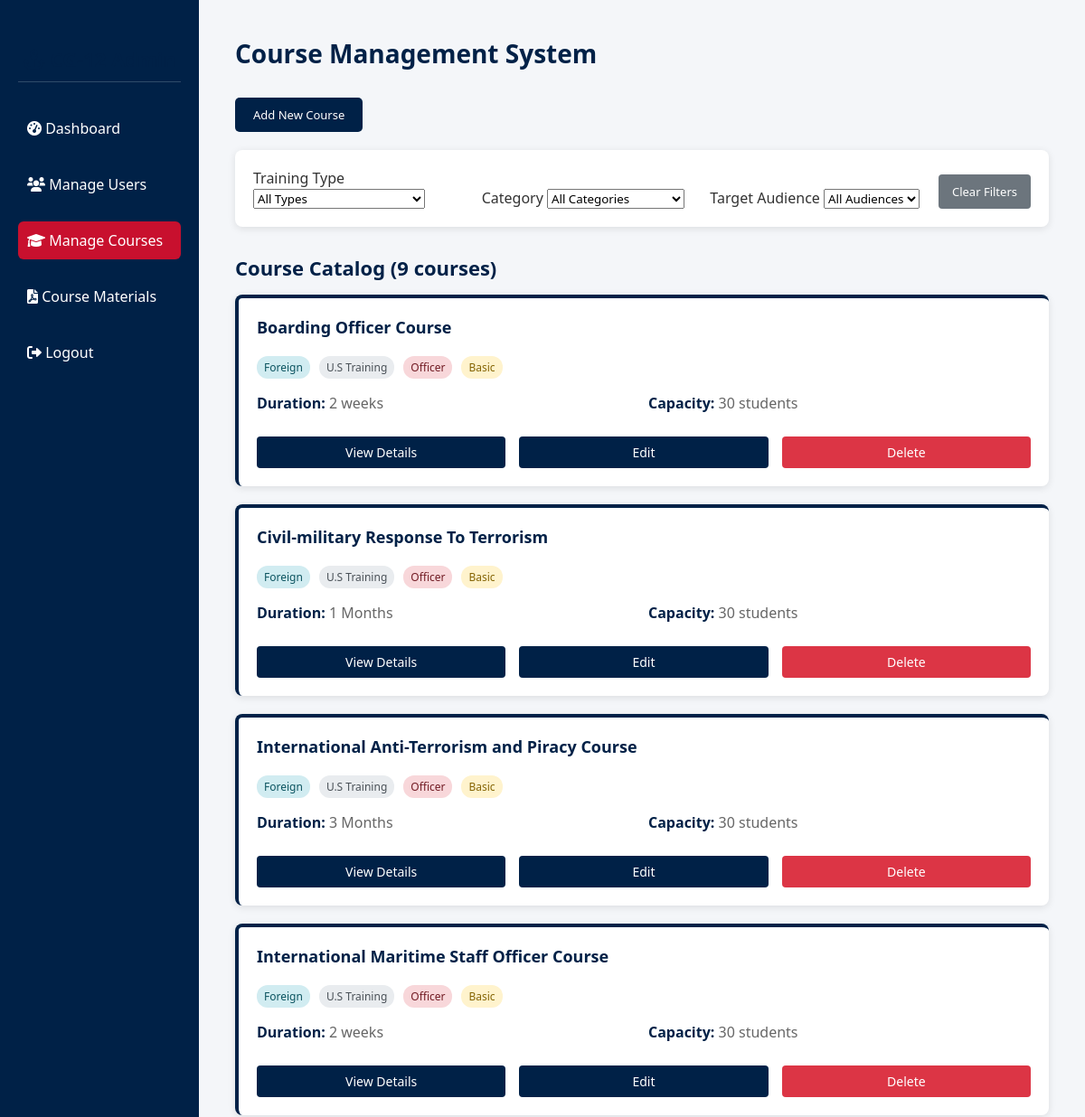
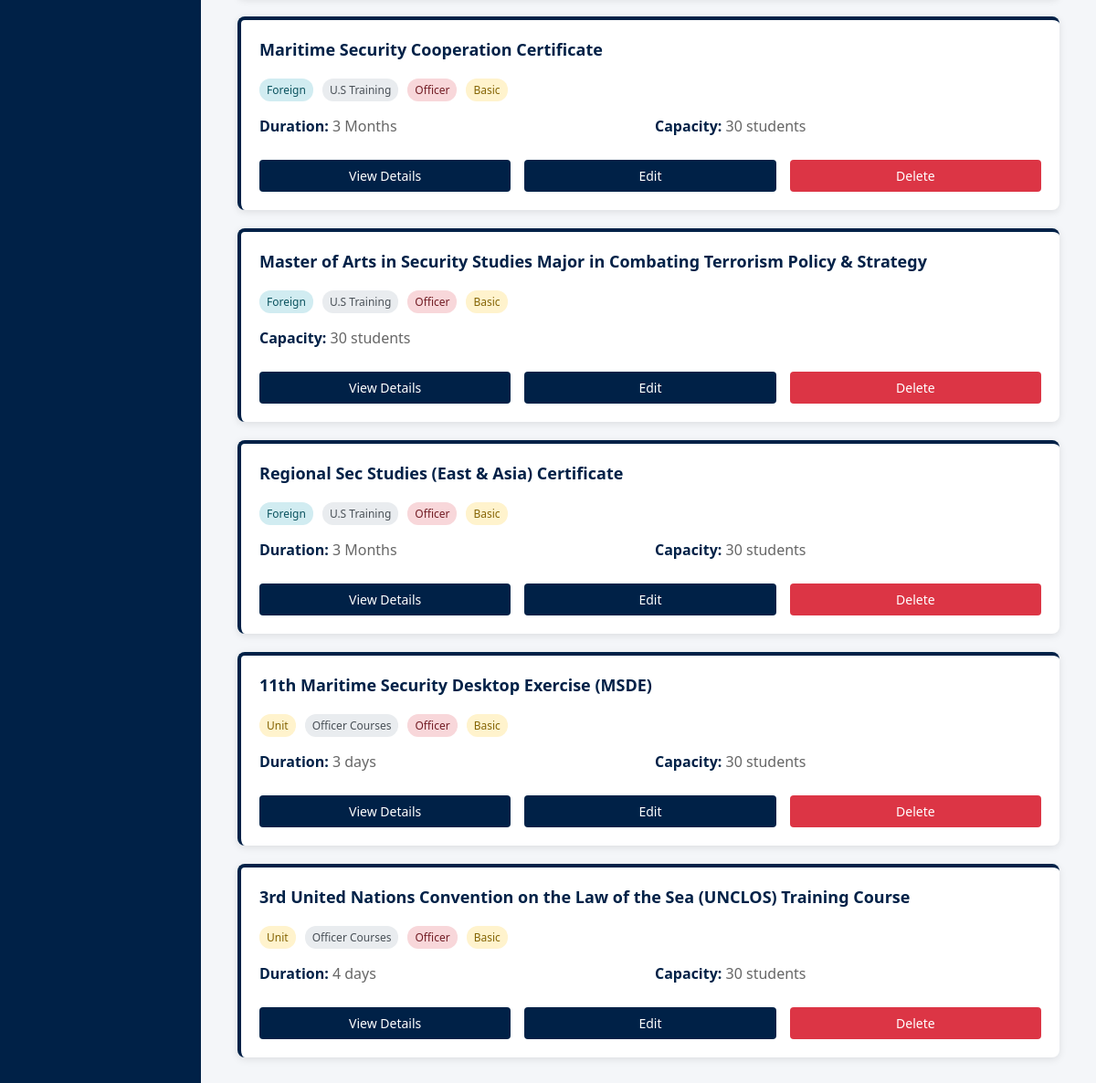
Page /manage-courses.php (signed in) on the committed database (2 pictures, top to bottom).
### tables this page shows
CREATE TABLE `courses` (
  `id` int(11) NOT NULL,
  `course_name` varchar(255) NOT NULL,
  `course_code` varchar(50) DEFAULT NULL,
  `training_type` enum('Local','Foreign','Unit') NOT NULL DEFAULT 'Local',
  `category` varchar(100) DEFAULT NULL,
  `subcategory` varchar(100) DEFAULT NULL,
  `target_audience` enum('Officer','Non-Officer','Both') NOT NULL DEFAULT 'Both',
  `course_level` enum('Basic','Intermediate','Advanced','Senior') DEFAULT 'Basic',
  `description` text DEFAULT NULL,
  `duration` varchar(100) DEFAULT NULL,
  `capacity` int(11) DEFAULT 30,
  `prerequisites` text DEFAULT NULL,
  `learning_objectives` text DEFAULT NULL,
  `course_outline` text DEFAULT NULL,
  `file_attachment` varchar(255) DEFAULT NULL,
  `status` enum('Active','Inactive','Pending') DEFAULT 'Active',
  `completion_status` enum('In Progress','Completed','Cancelled') DEFAULT NULL,
  `start_date` date DEFAULT NULL,
  `end_date` date DEFAULT NULL,
  `pass_date` date DEFAULT NULL,
  `instructor` varchar(255) DEFAULT NULL,
  `created_at` timestamp NOT NULL DEFAULT current_timestamp(),
  `updated_at` timestamp NOT NULL DEFAULT current_timestamp() ON UPDATE current_timestamp()
);

### manage-courses.php (the view, shortened to what this page needs)
<?php
include 'db.php';
$where_conditions = [];
$params = [];
$types = "";
$where_clause = !empty($where_conditions) ? "WHERE " . implode(" AND ", $where_conditions) : "";
$query = "SELECT * FROM courses $where_clause ORDER BY training_type, category, course_name";
if (!empty($params)) {
    $stmt = $conn->prepare($query);
    $stmt->bind_param($types, ...$params);
    $stmt->execute();
    $courses_result = $stmt->get_result();
} else {
    $courses_result = $conn->query($query);
}
?>
<!DOCTYPE html>
<html lang="en">
<head>
    <link rel="stylesheet" href="admin-style.css">
    <link rel="stylesheet" href="https://cdnjs.cloudflare.com/ajax/libs/font-awesome/6.0.0/css/all.min.css">
</head>
<body>
    <div class="sidebar">
        <h2><i class="fas fa-anchor"></i> CG-12 Admin</h2>
        <ul>
            <li><a href="admin-dashboard-enhanced.php"><i class="fas fa-tachometer-alt"></i> Dashboard</a></li>
            <li><a href="manage-users.php"><i class="fas fa-users"></i> Manage Users</a></li>
            <li><a href="manage-courses.php" class="active"><i class="fas fa-graduation-cap"></i> Manage Courses</a></li>
            <li><a href="course-materials.php"><i class="fas fa-file-pdf"></i> Course Materials</a></li>
            <li><a href="logout.php"><i class="fas fa-sign-out-alt"></i> Logout</a></li>
        </ul>
    </div>
    <div class="main-content">
        <header>
            <h1>Course Management System</h1>
        </header>
        <button class="toggle-form" onclick="toggleForm()">Add New Course</button>
        <div class="filters">
            <div class="filter-group">
                <label for="filter_type">Training Type</label>
                <select id="filter_type" onchange="applyFilters()">
                    <option value="">All Types</option>
                </select>
            </div>
            <div class="filter-group">
                <label for="filter_category">Category</label>
                <select id="filter_category" onchange="applyFilters()">
                    <option value="">All Categories</option>
                </select>
            </div>
            <div class="filter-group">
                <label for="filter_audience">Target Audience</label>
                <select id="filter_audience" onchange="applyFilters()">
                    <option value="">All Audiences</option>
                </select>
            </div>
            <button onclick="clearFilters()" style="background: #6c757d; color: white; padding: 10px 15px; border: none; border-radius: 4px; cursor: pointer;">Clear Filters</button>
        </div>
        <div class="courses-list">
            <h2>Course Catalog (<?php echo $courses_result->num_rows; ?> courses)</h2>
            <?php if ($courses_result->num_rows > 0): ?>
                <?php while($course = $courses_result->fetch_assoc()): ?>
                    <div class="course-card">
                        <div class="course-header">
                            <div>
                                <div class="course-title"><?php echo htmlspecialchars($course['course_name']); ?></div>
                            </div>
                        </div>
                        <div class="course-badges">
                            <span class="badge badge-<?php echo strtolower(str_replace(' ', '-', $course['training_type'])); ?>">
                                <?php echo htmlspecialchars($course['training_type']); ?>
                            </span>
                            <?php if ($course['category']): ?>
                                <span class="badge" style="background: #e9ecef; color: #495057;">
                                    <?php echo htmlspecialchars($course['category']); ?>
                                </span>
                            <?php endif; ?>
                            <span class="badge badge-<?php echo strtolower(str_replace(' ', '-', $course['target_audience'])); ?>">
                                <?php echo htmlspecialchars($course['target_audience']); ?>
                            </span>
                            <span class="badge" style="background: #fff3cd; color: #856404;">
                                <?php echo htmlspecialchars($course['course_level']); ?>
                            </span>
                        </div>
                        <div class="course-details">
                            <div style="display: grid; grid-template-columns: repeat(auto-fit, minmax(200px, 1fr)); gap: 10px; margin-top: 10px;">
                                <?php if ($course['duration']): ?>
                                    <p><strong>Duration:</strong> <?php echo htmlspecialchars($course['duration']); ?></p>
                                <?php endif; ?>
                                <p><strong>Capacity:</strong> <?php echo htmlspecialchars($course['capacity']); ?> students</p>
                            </div>
                        </div>
                        <div class="course-actions">
                            <button class="btn-small" onclick="viewCourse(<?php echo $course['id']; ?>)">View Details</button>
                            <button class="btn-small" onclick="editCourse(<?php echo $course['id']; ?>)">Edit</button>
                            <button class="btn-small" style="background: #dc3545;" onclick="deleteCourse(<?php echo $course['id']; ?>)">Delete</button>
                        </div>
                    </div>
                <?php endwhile; ?>
            <?php else: ?>
                <div class="no-data">
                    <p>No courses found matching the current filters.</p>
                </div>
            <?php endif; ?>
        </div>
    </div>
</body>
</html>

### admin-style.css (style rules this page uses)
* { margin: 0; padding: 0; box-sizing: border-box; font-family: "Segoe UI", sans-serif; }
body { display: flex; min-height: 100vh; background-color: #f4f6f9; color: #333; }
.sidebar { width: 220px; background-color: #002147; color: #fff; padding: 20px; position: fixed; height: 100%; z-index: 1000; }
.sidebar h2 { font-size: 22px; margin-bottom: 30px; text-align: center; border-bottom: 1px solid #ffffff30; padding-bottom: 10px; }
.sidebar ul { list-style: none; }
.sidebar ul li { margin: 20px 0; }
.sidebar ul li a { color: #fff; text-decoration: none; font-size: 16px; display: block; padding: 10px; border-radius: 6px; transition: background 0.3s; }
.sidebar ul li a:hover, .sidebar ul li a.active { background-color: #c8102e; }
.main-content { margin-left: 220px; padding: 40px; flex: 1; width: calc(100% - 220px); }
header { margin-bottom: 30px; }
header h1 { color: #002147; font-size: 28px; margin-bottom: 10px; text-align: left; }
.course-card { background: white; padding: 20px; border-radius: 8px; box-shadow: 0 2px 8px rgba(0,0,0,0.1); border-top: 4px solid #002147; transition: transform 0.3s ease; }
.course-card p { margin-bottom: 10px; color: #666; line-height: 1.5; }
.course-card p strong { color: #002147; }
.course-actions { margin-top: 15px; display: flex; gap: 10px; }
.course-actions button { flex: 1; padding: 8px 12px; font-size: 14px; }
h2 { margin: 30px 0 15px; font-size: 22px; color: #002147; text-align: left; }
button { padding: 8px 12px; background-color: #002147; color: white; border: none; border-radius: 4px; margin-right: 5px; cursor: pointer; transition: background 0.3s; font-size: 13px; }
button:last-child { margin-right: 0; }

### manage-courses.php (style rules this page uses)
.filters { background: white; padding: 20px; border-radius: 8px; box-shadow: 0 2px 8px rgba(0,0,0,0.1); margin-bottom: 20px; display: flex; gap: 15px; align-items: end; flex-wrap: wrap; }
.filter-group { flex: 1; min-width: 150px; }
.course-card { background: white; padding: 20px; border-radius: 8px; box-shadow: 0 2px 8px rgba(0,0,0,0.1); margin-bottom: 20px; border-left: 4px solid #002147; }
.course-header { display: flex; justify-content: between; align-items: start; margin-bottom: 15px; }
.course-title { color: #002147; font-size: 18px; font-weight: 600; margin-bottom: 5px; }
.course-badges { display: flex; gap: 10px; margin-bottom: 15px; flex-wrap: wrap; }
.badge { padding: 4px 8px; border-radius: 12px; font-size: 12px; font-weight: 500; }
.badge-foreign { background: #d1ecf1; color: #0c5460; }
.badge-unit { background: #fff3cd; color: #856404; }
.badge-officer { background: #f8d7da; color: #721c24; }
.course-details { margin-bottom: 15px; }
.course-actions { display: flex; gap: 10px; }
.btn-small { padding: 6px 12px; font-size: 12px; }
.toggle-form { background: #002147; color: white; padding: 10px 20px; border: none; border-radius: 5px; cursor: pointer; margin-bottom: 20px; }

### rows in the picture
courses: course_name "Boarding Officer Course", training_type "Foreign", category "U.S Training", target_audience "Officer", course_level "Basic", duration "2 weeks", capacity "30"
courses: course_name "Civil-military Response To Terrorism", training_type "Foreign", category "U.S Training", target_audience "Officer", course_level "Basic", duration "1 Months", capacity "30"
courses: course_name "International Anti-Terrorism and Piracy Course", training_type "Foreign", category "U.S Training", target_audience "Officer", course_level "Basic", duration "3 Months", capacity "30"
courses: course_name "International Maritime Staff Officer Course", training_type "Foreign", category "U.S Training", target_audience "Officer", course_level "Basic", duration "2 weeks", capacity "30"
courses: course_name "Maritime Security Cooperation Certificate", training_type "Foreign", category "U.S Training", target_audience "Officer", course_level "Basic", duration "3 Months", capacity "30"
courses: course_name "Master of Arts in Security Studies Major in Combating Terrorism Policy & Strategy", training_type "Foreign", category "U.S Training", target_audience "Officer", course_level "Basic", capacity "30"
courses: course_name "Regional Sec Studies (East & Asia) Certificate", training_type "Foreign", category "U.S Training", target_audience "Officer", course_level "Basic", duration "3 Months", capacity "30"
courses: course_name "11th Maritime Security Desktop Exercise (MSDE)", training_type "Unit", category "Officer Courses", target_audience "Officer", course_level "Basic", duration "3 days", capacity "30"
courses: course_name "3rd United Nations Convention on the Law of the Sea (UNCLOS) Training Course", training_type "Unit", category "Officer Courses", target_audience "Officer", course_level "Basic", duration "4 days", capacity "30"

### other values in the picture
$courses_result->num_rows "9"
